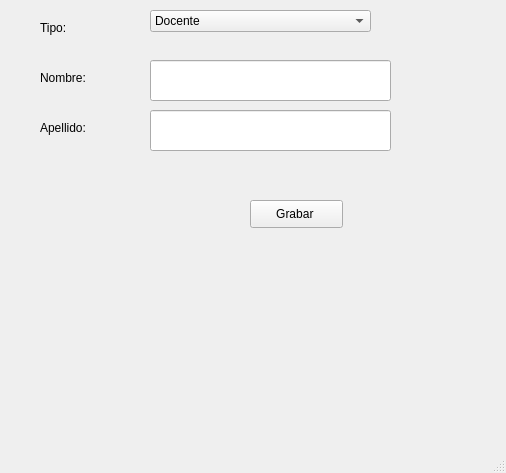
<?xml version="1.0" encoding="UTF-8"?>
<ui version="4.0">
 <class>vtn_principal</class>
 <widget class="QMainWindow" name="vtn_principal">
  <property name="geometry">
   <rect>
    <x>0</x>
    <y>0</y>
    <width>506</width>
    <height>473</height>
   </rect>
  </property>
  <property name="windowTitle">
   <string>Ventana Principal </string>
  </property>
  <widget class="QWidget" name="centralwidget">
   <widget class="QLabel" name="lbl_nombre">
    <property name="geometry">
     <rect>
      <x>40</x>
      <y>70</y>
      <width>55</width>
      <height>16</height>
     </rect>
    </property>
    <property name="text">
     <string>Nombre:</string>
    </property>
   </widget>
   <widget class="QLabel" name="lbl_apellido">
    <property name="geometry">
     <rect>
      <x>40</x>
      <y>120</y>
      <width>55</width>
      <height>16</height>
     </rect>
    </property>
    <property name="text">
     <string>Apellido:</string>
    </property>
   </widget>
   <widget class="QPushButton" name="btn_grabar">
    <property name="geometry">
     <rect>
      <x>250</x>
      <y>200</y>
      <width>93</width>
      <height>28</height>
     </rect>
    </property>
    <property name="text">
     <string>Grabar </string>
    </property>
   </widget>
   <widget class="QComboBox" name="cb_tipo_persona">
    <property name="geometry">
     <rect>
      <x>150</x>
      <y>10</y>
      <width>221</width>
      <height>22</height>
     </rect>
    </property>
    <item>
     <property name="text">
      <string>Docente</string>
     </property>
    </item>
    <item>
     <property name="text">
      <string>Estudiante</string>
     </property>
    </item>
   </widget>
   <widget class="QLabel" name="lbl_tipo_persona">
    <property name="geometry">
     <rect>
      <x>40</x>
      <y>20</y>
      <width>55</width>
      <height>16</height>
     </rect>
    </property>
    <property name="text">
     <string>Tipo:</string>
    </property>
   </widget>
   <widget class="QLineEdit" name="txt_nombre">
    <property name="geometry">
     <rect>
      <x>150</x>
      <y>60</y>
      <width>241</width>
      <height>41</height>
     </rect>
    </property>
   </widget>
   <widget class="QLineEdit" name="txt_apellido">
    <property name="geometry">
     <rect>
      <x>150</x>
      <y>110</y>
      <width>241</width>
      <height>41</height>
     </rect>
    </property>
   </widget>
  </widget>
  <widget class="QMenuBar" name="mnb_menu_principal">
   <property name="geometry">
    <rect>
     <x>0</x>
     <y>0</y>
     <width>506</width>
     <height>26</height>
    </rect>
   </property>
  </widget>
  <widget class="QStatusBar" name="stb_estado"/>
 </widget>
 <resources/>
 <connections/>
</ui>
